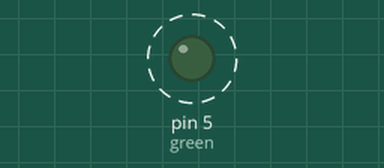
Recording of a sketch running on a simulated Arduino Uno, built with avr-gcc and run on an emulated ATmega328P. Parts: output pins drawn as LEDs (lit = HIGH). Dashed ring = blinking.

Above: at 0.2 s.
Timing chart, 0 to 3.0 s (numbered marks = the images above):
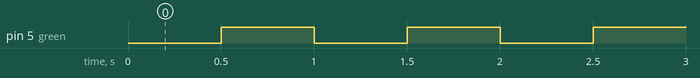

The sketch:

sketch_aug05a.ino
```cpp
const int green = 5 ;
void setup() {
  // put your setup code here, to run once:
pinMode(green, OUTPUT);

Serial.begin(115200);
}

void GREENLOW(){
  digitalWrite(green, LOW);
}
void GREENHIGH(){
  digitalWrite(green, HIGH);
}

void loop() {
  // put your main code here, to run repeatedly:
GREENLOW();
delay(500);
GREENHIGH();
delay(500);
}
```

Measured:
- by itself, pin 5 (green): alternates HIGH for 0.50 s and LOW for 0.50 s
